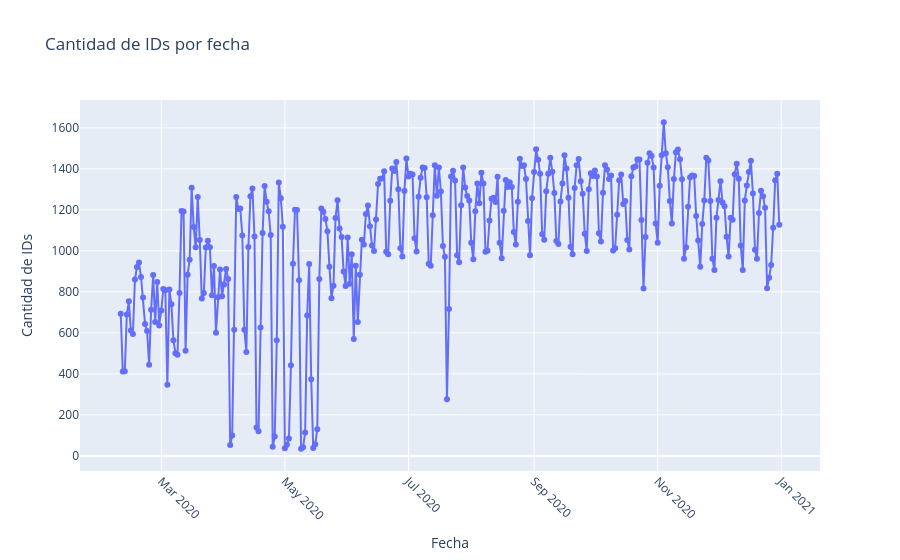

The notebook cell this image was saved under:
### Code cell
# Agrupar por fecha y contar ids
df_counts = df.groupby(df["created_at"].dt.date)["tweet_id"].count().reset_index()
df_counts.rename(columns={"tweet_id": "count"}, inplace=True)

fig = px.line(
    df_counts,
    x="created_at",
    y="count",
    markers=True,
    title="Cantidad de IDs por fecha"
)

fig.update_layout(
    xaxis_title="Fecha",
    yaxis_title="Cantidad de IDs",
    xaxis=dict(tickangle=45)
)

fig.show()

### Figure 1 — Plotly figure (JSON) as saved in the notebook; plotly's stock layout.template omitted (floating-point values rounded to 4 significant figures; data arrays with more than 128 entries replaced by an {"elided": "..."} marker saying what was removed)
{"data": [{"hovertemplate": "created_at=%{x}<br>count=%{y}<extra></extra>", "legendgroup": "", "line": {"color": "#636efa", "dash": "solid"}, "marker": {"symbol": "circle"}, "mode": "lines+markers", "name": "", "orientation": "v", "showlegend": false, "type": "scatter", "x": {"elided": "326 str values"}, "xaxis": "x", "y": {"elided": "326 int values"}, "yaxis": "y"}], "layout": {"legend": {"tracegroupgap": 0}, "title": {"text": "Cantidad de IDs por fecha"}, "xaxis": {"anchor": "y", "domain": [0, 1], "tickangle": 45, "title": {"text": "Fecha"}}, "yaxis": {"anchor": "x", "domain": [0, 1], "title": {"text": "Cantidad de IDs"}}}}
